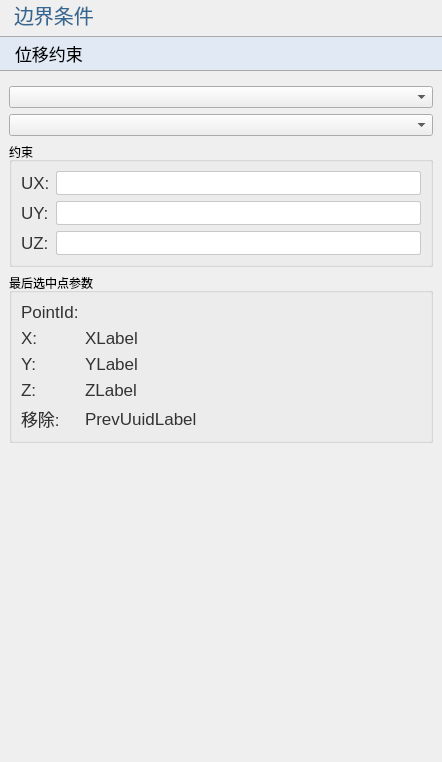
<?xml version="1.0" encoding="UTF-8"?>
<ui version="4.0">
 <class>DisplacementConstraintWidget</class>
 <widget class="QWidget" name="DisplacementConstraintWidget">
  <property name="geometry">
   <rect>
    <x>0</x>
    <y>0</y>
    <width>442</width>
    <height>762</height>
   </rect>
  </property>
  <property name="minimumSize">
   <size>
    <width>0</width>
    <height>762</height>
   </size>
  </property>
  <property name="windowTitle">
   <string>Form</string>
  </property>
  <property name="styleSheet">
   <string notr="true">QWidget{
font-family: &quot;Microsoft YaHei&quot;, &quot;微软雅黑&quot;;
}
QPushButton#pushButton {
    background-color: rgb(224, 233, 244);
    border-width: 1px;
    border-color: rgb(121, 121, 121);
    border-style: solid;
    height: 33px;
    border-top: 1px solid rgb(169, 169, 169); /* 上边框为灰色 */
    border-bottom: 1px solid rgb(169, 169, 169); /* 下边框为灰色 */
    border-left: none; /* 移除左边框 */
    border-right: none;
    text-align: left;
	padding-left: 15px;
	font-size: 17px;
	border-style: solid;
}
QLabel {
    font-family: &quot;Microsoft YaHei&quot;, &quot;微软雅黑&quot;;
    font-size: 17px;
    text-align: left;
    color: rgb(51, 51, 51);
    white-space: nowrap;
    line-height: 50px;
    position: absolute;
    top: 0px;
    left: 0px;
}
QLabel#pageNameLabel {
    font-size: 20px;
    font-family: &quot;Microsoft YaHei&quot;, 微软雅黑;
    text-align: left;
	padding-left:9px;
    color: rgb(53, 103, 147);
}
QLineEdit {
    border: 1px solid rgb(200, 200, 200); /* 设置边框为淡灰色 */
    border-radius: 2px; /* 设置圆角半径为 5 像素 */
	font-size: 17px;
}
QLineEdit:focus {
    border-color: rgb(100, 100, 255); /* 设置焦点时的边框颜色为蓝色 */
    outline: none; /* 去掉默认的焦点边框 */
}
</string>
  </property>
  <layout class="QVBoxLayout" name="verticalLayout">
   <property name="leftMargin">
    <number>0</number>
   </property>
   <property name="topMargin">
    <number>0</number>
   </property>
   <property name="rightMargin">
    <number>0</number>
   </property>
   <item>
    <widget class="QLabel" name="pageNameLabel">
     <property name="sizePolicy">
      <sizepolicy hsizetype="Preferred" vsizetype="Fixed">
       <horstretch>0</horstretch>
       <verstretch>0</verstretch>
      </sizepolicy>
     </property>
     <property name="text">
      <string>边界条件</string>
     </property>
    </widget>
   </item>
   <item>
    <widget class="QPushButton" name="pushButton">
     <property name="sizePolicy">
      <sizepolicy hsizetype="Ignored" vsizetype="Fixed">
       <horstretch>0</horstretch>
       <verstretch>0</verstretch>
      </sizepolicy>
     </property>
     <property name="text">
      <string>位移约束</string>
     </property>
    </widget>
   </item>
   <item>
    <widget class="QWidget" name="widget_2" native="true">
     <property name="sizePolicy">
      <sizepolicy hsizetype="Preferred" vsizetype="Preferred">
       <horstretch>0</horstretch>
       <verstretch>0</verstretch>
      </sizepolicy>
     </property>
     <property name="minimumSize">
      <size>
       <width>0</width>
       <height>0</height>
      </size>
     </property>
     <layout class="QVBoxLayout" name="verticalLayout_3">
      <item>
       <widget class="QComboBox" name="comboBoxDim"/>
      </item>
      <item>
       <widget class="QComboBox" name="comboBoxGroup"/>
      </item>
      <item>
       <widget class="QGroupBox" name="groupBox">
        <property name="title">
         <string>约束</string>
        </property>
        <layout class="QGridLayout" name="gridLayout">
         <item row="0" column="0">
          <widget class="QLabel" name="label_3">
           <property name="text">
            <string>UX:</string>
           </property>
          </widget>
         </item>
         <item row="0" column="1">
          <widget class="QLineEdit" name="UXLineEdit"/>
         </item>
         <item row="1" column="0">
          <widget class="QLabel" name="label_4">
           <property name="text">
            <string>UY:</string>
           </property>
          </widget>
         </item>
         <item row="1" column="1">
          <widget class="QLineEdit" name="UYLineEdit"/>
         </item>
         <item row="2" column="0">
          <widget class="QLabel" name="label_5">
           <property name="text">
            <string>UZ:</string>
           </property>
          </widget>
         </item>
         <item row="2" column="1">
          <widget class="QLineEdit" name="UZLineEdit"/>
         </item>
        </layout>
       </widget>
      </item>
      <item>
       <widget class="QGroupBox" name="groupBox_4">
        <property name="sizePolicy">
         <sizepolicy hsizetype="Preferred" vsizetype="Preferred">
          <horstretch>0</horstretch>
          <verstretch>0</verstretch>
         </sizepolicy>
        </property>
        <property name="minimumSize">
         <size>
          <width>0</width>
          <height>0</height>
         </size>
        </property>
        <property name="styleSheet">
         <string notr="true"/>
        </property>
        <property name="title">
         <string>最后选中点参数</string>
        </property>
        <layout class="QGridLayout" name="gridLayout_4">
         <item row="1" column="0">
          <widget class="QLabel" name="label_6">
           <property name="sizePolicy">
            <sizepolicy hsizetype="Fixed" vsizetype="Preferred">
             <horstretch>0</horstretch>
             <verstretch>0</verstretch>
            </sizepolicy>
           </property>
           <property name="text">
            <string>X:</string>
           </property>
          </widget>
         </item>
         <item row="3" column="0">
          <widget class="QLabel" name="label_8">
           <property name="sizePolicy">
            <sizepolicy hsizetype="Fixed" vsizetype="Preferred">
             <horstretch>0</horstretch>
             <verstretch>0</verstretch>
            </sizepolicy>
           </property>
           <property name="text">
            <string>Z:</string>
           </property>
          </widget>
         </item>
         <item row="2" column="1">
          <widget class="QLabel" name="YLabel">
           <property name="text">
            <string>YLabel</string>
           </property>
          </widget>
         </item>
         <item row="4" column="0">
          <widget class="QLabel" name="label_10">
           <property name="sizePolicy">
            <sizepolicy hsizetype="Fixed" vsizetype="Preferred">
             <horstretch>0</horstretch>
             <verstretch>0</verstretch>
            </sizepolicy>
           </property>
           <property name="text">
            <string>移除:</string>
           </property>
          </widget>
         </item>
         <item row="4" column="1">
          <widget class="QLabel" name="PrevUuidLabel">
           <property name="text">
            <string>PrevUuidLabel</string>
           </property>
          </widget>
         </item>
         <item row="1" column="1">
          <widget class="QLabel" name="XLabel">
           <property name="text">
            <string>XLabel</string>
           </property>
          </widget>
         </item>
         <item row="2" column="0">
          <widget class="QLabel" name="label_7">
           <property name="sizePolicy">
            <sizepolicy hsizetype="Fixed" vsizetype="Preferred">
             <horstretch>0</horstretch>
             <verstretch>0</verstretch>
            </sizepolicy>
           </property>
           <property name="text">
            <string>Y:</string>
           </property>
          </widget>
         </item>
         <item row="0" column="1">
          <widget class="QLabel" name="IDLabel">
           <property name="text">
            <string/>
           </property>
          </widget>
         </item>
         <item row="0" column="0">
          <widget class="QLabel" name="label_2">
           <property name="sizePolicy">
            <sizepolicy hsizetype="Fixed" vsizetype="Preferred">
             <horstretch>0</horstretch>
             <verstretch>0</verstretch>
            </sizepolicy>
           </property>
           <property name="minimumSize">
            <size>
             <width>0</width>
             <height>0</height>
            </size>
           </property>
           <property name="text">
            <string>PointId:</string>
           </property>
          </widget>
         </item>
         <item row="3" column="1">
          <widget class="QLabel" name="ZLabel">
           <property name="text">
            <string>ZLabel</string>
           </property>
          </widget>
         </item>
        </layout>
       </widget>
      </item>
     </layout>
    </widget>
   </item>
   <item>
    <spacer name="verticalSpacer">
     <property name="orientation">
      <enum>Qt::Vertical</enum>
     </property>
     <property name="sizeHint" stdset="0">
      <size>
       <width>20</width>
       <height>40</height>
      </size>
     </property>
    </spacer>
   </item>
  </layout>
 </widget>
 <resources/>
 <connections/>
</ui>
